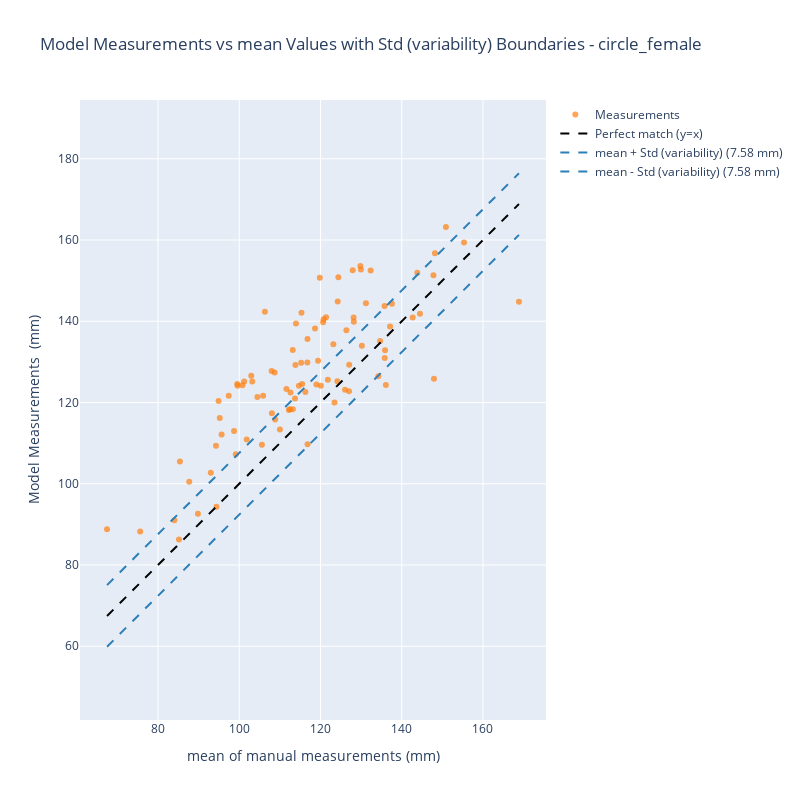
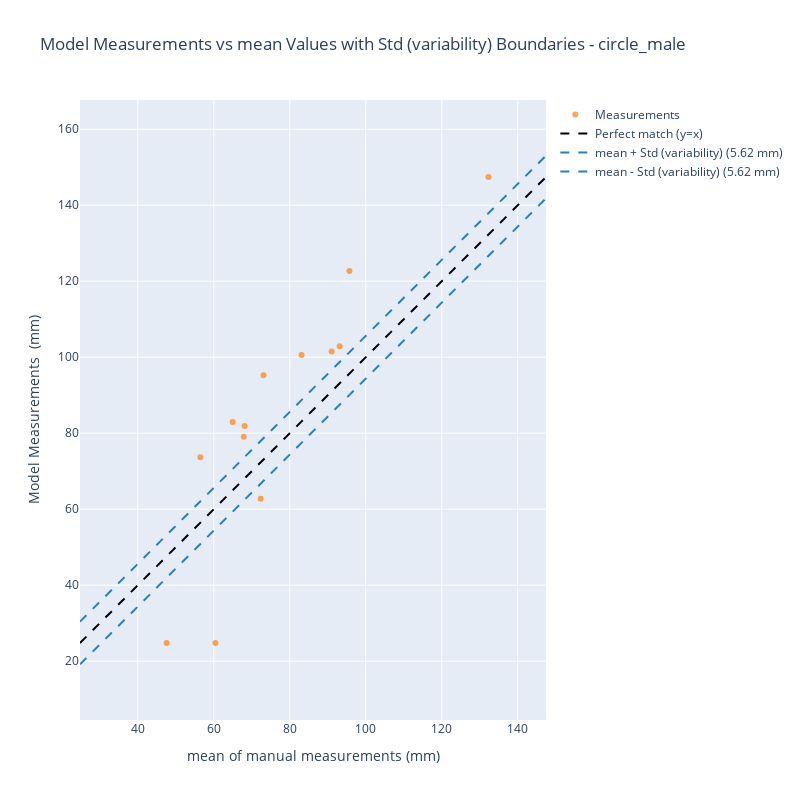
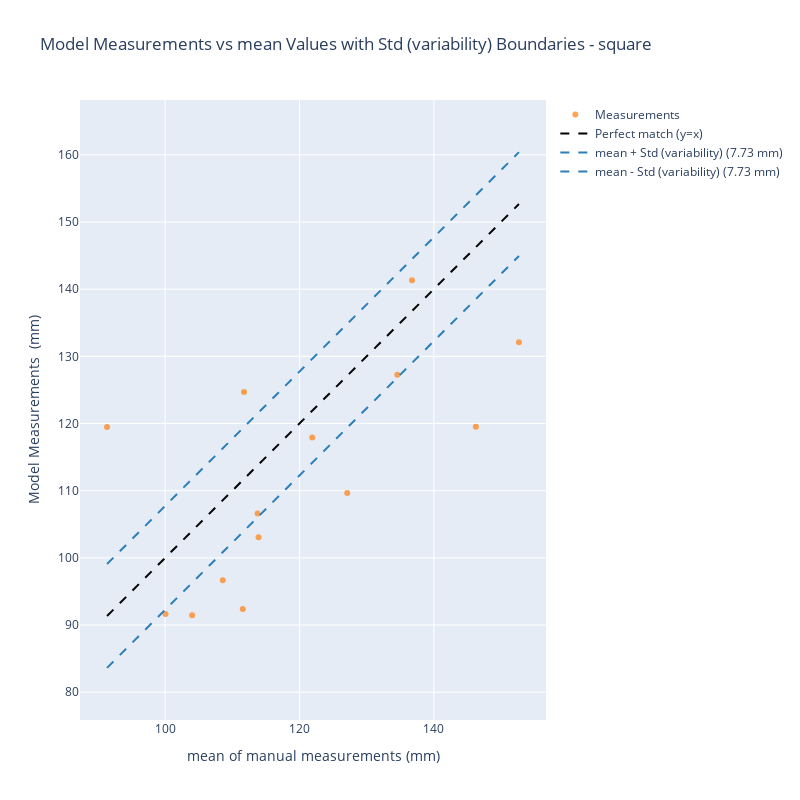

Notebook source saved alongside these figures, in order:
### Code cell
for pond_type in df['Pond_Type'].unique():
        print(f"Mean length for {pond_type}: {df[df['Pond_Type'] == pond_type]['mean_length'].mean()}")
        print(f"Std length for {pond_type}: {df[df['Pond_Type'] == pond_type]['std_length'].mean()}")
        print(f"Number of prawns in {pond_type}: {len(df[df['Pond_Type'] == pond_type])}")
        df_pond = df[df['Pond_Type'] == pond_type]

        min_val = min(df_pond['mean_length'].min(), df_pond['Length_fov(mm)'].min())
        max_val = max(df_pond['mean_length'].max(), df_pond['Length_fov(mm)'].max())
        x = np.linspace(min_val, max_val, 100)

        median_mad = df_pond['std_length'].mean()

        # Create scatter plot
        scatter = go.Scatter(
            x=df_pond['mean_length'],
            y=df_pond['Length_fov(mm)'],
            mode='markers',
            name='Measurements',
            text=df_pond.apply(lambda row: f"Image: {row['Label']}<br>Prawn ID: {row['PrawnID']}", axis=1),
            hoverinfo='text+x+y',
            marker=dict(
                color='#ff7f0e',
                opacity=0.7
            )
        )

       

        # Create diagonal lines
        diag = go.Scatter(x=x, y=x, mode='lines', name='Perfect match (y=x)', 
                        line=dict(color='black', dash='dash'))
        upper = go.Scatter(x=x, y=x + median_mad, mode='lines', 
                        name=f'mean + Std (variability) ({median_mad:.2f} mm)',
                        line=dict(color='#2c7fb8', dash='dash'))
        lower = go.Scatter(x=x, y=x - median_mad, mode='lines',
                        name=f'mean - Std (variability) ({median_mad:.2f} mm)', 
                        line=dict(color='#2c7fb8', dash='dash'))

        # Calculate percentage within bounds for this pond type
        within_bounds = ((df_pond['Length_fov(mm)'] <= df_pond['mean_length'] + median_mad) & 
                        (df_pond['Length_fov(mm)'] >= df_pond['mean_length'] - median_mad)).mean() * 100

        # Create layout
        layout = go.Layout(
            title=f'Model Measurements vs mean Values with Std (variability) Boundaries - {pond_type}',
            xaxis_title='mean of manual measurements (mm)',
            yaxis_title='Model Measurements  (mm)',
            showlegend=True,
            width=800,
            height=800
        )

        # Create figure and add traces
        fig = go.Figure(data=[scatter, diag, upper, lower], layout=layout)

        # Update layout for equal aspect ratio
        fig.update_layout(
            yaxis=dict(
                scaleanchor="x",
                scaleratio=1
            )
        )
        fig.show()
